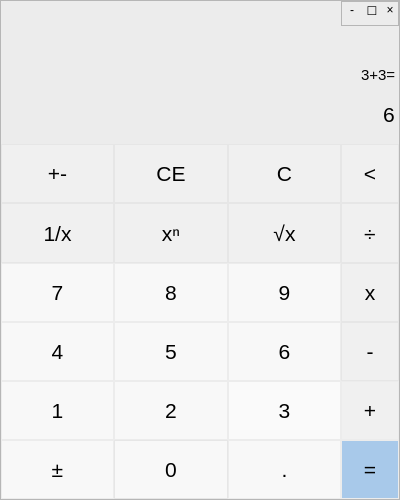
<?xml version="1.0" encoding="UTF-8"?>
<ui version="4.0">
 <class>MainWindow</class>
 <widget class="QMainWindow" name="MainWindow">
  <property name="geometry">
   <rect>
    <x>0</x>
    <y>0</y>
    <width>400</width>
    <height>500</height>
   </rect>
  </property>
  <property name="minimumSize">
   <size>
    <width>400</width>
    <height>500</height>
   </size>
  </property>
  <property name="palette">
   <palette>
    <active>
     <colorrole role="Button">
      <brush brushstyle="SolidPattern">
       <color alpha="255">
        <red>236</red>
        <green>236</green>
        <blue>236</blue>
       </color>
      </brush>
     </colorrole>
     <colorrole role="Base">
      <brush brushstyle="SolidPattern">
       <color alpha="255">
        <red>236</red>
        <green>236</green>
        <blue>236</blue>
       </color>
      </brush>
     </colorrole>
     <colorrole role="Window">
      <brush brushstyle="SolidPattern">
       <color alpha="255">
        <red>236</red>
        <green>236</green>
        <blue>236</blue>
       </color>
      </brush>
     </colorrole>
    </active>
    <inactive>
     <colorrole role="Button">
      <brush brushstyle="SolidPattern">
       <color alpha="255">
        <red>236</red>
        <green>236</green>
        <blue>236</blue>
       </color>
      </brush>
     </colorrole>
     <colorrole role="Base">
      <brush brushstyle="SolidPattern">
       <color alpha="255">
        <red>236</red>
        <green>236</green>
        <blue>236</blue>
       </color>
      </brush>
     </colorrole>
     <colorrole role="Window">
      <brush brushstyle="SolidPattern">
       <color alpha="255">
        <red>236</red>
        <green>236</green>
        <blue>236</blue>
       </color>
      </brush>
     </colorrole>
    </inactive>
    <disabled>
     <colorrole role="Button">
      <brush brushstyle="SolidPattern">
       <color alpha="255">
        <red>236</red>
        <green>236</green>
        <blue>236</blue>
       </color>
      </brush>
     </colorrole>
     <colorrole role="Base">
      <brush brushstyle="SolidPattern">
       <color alpha="255">
        <red>236</red>
        <green>236</green>
        <blue>236</blue>
       </color>
      </brush>
     </colorrole>
     <colorrole role="Window">
      <brush brushstyle="SolidPattern">
       <color alpha="255">
        <red>236</red>
        <green>236</green>
        <blue>236</blue>
       </color>
      </brush>
     </colorrole>
    </disabled>
   </palette>
  </property>
  <property name="windowTitle">
   <string>MainWindow</string>
  </property>
  <property name="layoutDirection">
   <enum>Qt::LeftToRight</enum>
  </property>
  <property name="styleSheet">
   <string notr="true">background-color:#ececec;
 border-color: rgb(236, 236, 236);</string>
  </property>
  <widget class="QWidget" name="centralwidget">
   <layout class="QVBoxLayout" name="verticalLayout">
    <property name="spacing">
     <number>0</number>
    </property>
    <property name="leftMargin">
     <number>0</number>
    </property>
    <property name="topMargin">
     <number>0</number>
    </property>
    <property name="rightMargin">
     <number>0</number>
    </property>
    <property name="bottomMargin">
     <number>0</number>
    </property>
    <item>
     <widget class="QFrame" name="Content">
      <property name="frameShape">
       <enum>QFrame::NoFrame</enum>
      </property>
      <property name="frameShadow">
       <enum>QFrame::Raised</enum>
      </property>
      <layout class="QHBoxLayout" name="horizontalLayout_2">
       <property name="spacing">
        <number>0</number>
       </property>
       <property name="leftMargin">
        <number>0</number>
       </property>
       <property name="topMargin">
        <number>0</number>
       </property>
       <property name="rightMargin">
        <number>0</number>
       </property>
       <property name="bottomMargin">
        <number>0</number>
       </property>
       <item>
        <widget class="QFrame" name="frame_pages">
         <property name="frameShape">
          <enum>QFrame::StyledPanel</enum>
         </property>
         <property name="frameShadow">
          <enum>QFrame::Raised</enum>
         </property>
         <layout class="QGridLayout" name="gridLayout">
          <property name="leftMargin">
           <number>0</number>
          </property>
          <property name="topMargin">
           <number>0</number>
          </property>
          <property name="rightMargin">
           <number>0</number>
          </property>
          <property name="bottomMargin">
           <number>0</number>
          </property>
          <property name="spacing">
           <number>0</number>
          </property>
          <item row="7" column="3">
           <widget class="QPushButton" name="pushButton_29">
            <property name="sizePolicy">
             <sizepolicy hsizetype="Minimum" vsizetype="Minimum">
              <horstretch>0</horstretch>
              <verstretch>0</verstretch>
             </sizepolicy>
            </property>
            <property name="font">
             <font>
              <family>Segoe UI</family>
              <pointsize>16</pointsize>
              <weight>50</weight>
              <bold>false</bold>
             </font>
            </property>
            <property name="styleSheet">
             <string notr="true">QPushButton {
   color: rgb(0, 0, 0);
   background-color: #f0f0f0;
   border: 1px  solid;
   border-color: rgb(236, 236, 236);
}
QPushButton:hover {
   background-color: #e3e3e3;
}
QPushButton:pressed {
   background-color: #d6d6d6;
}</string>
            </property>
            <property name="text">
             <string>+</string>
            </property>
           </widget>
          </item>
          <item row="2" column="0" colspan="4">
           <widget class="QLineEdit" name="lineEdit_4">
            <property name="sizePolicy">
             <sizepolicy hsizetype="Minimum" vsizetype="Ignored">
              <horstretch>0</horstretch>
              <verstretch>0</verstretch>
             </sizepolicy>
            </property>
            <property name="font">
             <font>
              <family>Segoe UI</family>
              <pointsize>16</pointsize>
              <weight>50</weight>
              <bold>false</bold>
             </font>
            </property>
            <property name="styleSheet">
             <string notr="true">border: none;
background-color: rgb(236, 236, 236)
</string>
            </property>
            <property name="text">
             <string>6</string>
            </property>
            <property name="alignment">
             <set>Qt::AlignRight|Qt::AlignTrailing|Qt::AlignVCenter</set>
            </property>
           </widget>
          </item>
          <item row="8" column="0">
           <widget class="QPushButton" name="pushButton_32">
            <property name="sizePolicy">
             <sizepolicy hsizetype="Minimum" vsizetype="Minimum">
              <horstretch>0</horstretch>
              <verstretch>0</verstretch>
             </sizepolicy>
            </property>
            <property name="font">
             <font>
              <family>Segoe UI</family>
              <pointsize>16</pointsize>
              <weight>50</weight>
              <bold>false</bold>
             </font>
            </property>
            <property name="styleSheet">
             <string notr="true">QPushButton {
   color: rgb(0, 0, 0);
   background-color: #f8f8f8;
   border: 1px  solid;
   border-color: rgb(236, 236, 236);
}
QPushButton:hover {
   background-color: #e3e3e3;
}
QPushButton:pressed {
   background-color: #d6d6d6;
}</string>
            </property>
            <property name="text">
             <string>±</string>
            </property>
           </widget>
          </item>
          <item row="8" column="1">
           <widget class="QPushButton" name="pushButton_30">
            <property name="sizePolicy">
             <sizepolicy hsizetype="Minimum" vsizetype="Minimum">
              <horstretch>0</horstretch>
              <verstretch>0</verstretch>
             </sizepolicy>
            </property>
            <property name="font">
             <font>
              <family>Segoe UI</family>
              <pointsize>16</pointsize>
              <weight>50</weight>
              <bold>false</bold>
             </font>
            </property>
            <property name="styleSheet">
             <string notr="true">QPushButton {
   color: rgb(0, 0, 0);
   background-color: #f8f8f8;
   border: 1px  solid;
   border-color: #e6e6e6;
}
QPushButton:hover {
   background-color: #e3e3e3;
}
QPushButton:pressed {
   background-color: #d6d6d6;
}</string>
            </property>
            <property name="text">
             <string>0</string>
            </property>
           </widget>
          </item>
          <item row="7" column="0">
           <widget class="QPushButton" name="pushButton_34">
            <property name="sizePolicy">
             <sizepolicy hsizetype="Minimum" vsizetype="Minimum">
              <horstretch>0</horstretch>
              <verstretch>0</verstretch>
             </sizepolicy>
            </property>
            <property name="font">
             <font>
              <family>Segoe UI</family>
              <pointsize>16</pointsize>
              <weight>50</weight>
              <bold>false</bold>
             </font>
            </property>
            <property name="styleSheet">
             <string notr="true">QPushButton {
   color: rgb(0, 0, 0);
   background-color: #f8f8f8;
   border: 1px  solid;
   border-color: rgb(236, 236, 236);
}
QPushButton:hover {
   background-color: #e3e3e3;
}
QPushButton:pressed {
   background-color: #d6d6d6;
}</string>
            </property>
            <property name="text">
             <string>1</string>
            </property>
           </widget>
          </item>
          <item row="1" column="0" colspan="4">
           <widget class="QLineEdit" name="lineEdit_5">
            <property name="sizePolicy">
             <sizepolicy hsizetype="Expanding" vsizetype="Minimum">
              <horstretch>0</horstretch>
              <verstretch>0</verstretch>
             </sizepolicy>
            </property>
            <property name="palette">
             <palette>
              <active>
               <colorrole role="Button">
                <brush brushstyle="SolidPattern">
                 <color alpha="255">
                  <red>236</red>
                  <green>236</green>
                  <blue>236</blue>
                 </color>
                </brush>
               </colorrole>
               <colorrole role="Base">
                <brush brushstyle="SolidPattern">
                 <color alpha="255">
                  <red>236</red>
                  <green>236</green>
                  <blue>236</blue>
                 </color>
                </brush>
               </colorrole>
               <colorrole role="Window">
                <brush brushstyle="SolidPattern">
                 <color alpha="255">
                  <red>236</red>
                  <green>236</green>
                  <blue>236</blue>
                 </color>
                </brush>
               </colorrole>
              </active>
              <inactive>
               <colorrole role="Button">
                <brush brushstyle="SolidPattern">
                 <color alpha="255">
                  <red>236</red>
                  <green>236</green>
                  <blue>236</blue>
                 </color>
                </brush>
               </colorrole>
               <colorrole role="Base">
                <brush brushstyle="SolidPattern">
                 <color alpha="255">
                  <red>236</red>
                  <green>236</green>
                  <blue>236</blue>
                 </color>
                </brush>
               </colorrole>
               <colorrole role="Window">
                <brush brushstyle="SolidPattern">
                 <color alpha="255">
                  <red>236</red>
                  <green>236</green>
                  <blue>236</blue>
                 </color>
                </brush>
               </colorrole>
              </inactive>
              <disabled>
               <colorrole role="Button">
                <brush brushstyle="SolidPattern">
                 <color alpha="255">
                  <red>236</red>
                  <green>236</green>
                  <blue>236</blue>
                 </color>
                </brush>
               </colorrole>
               <colorrole role="Base">
                <brush brushstyle="SolidPattern">
                 <color alpha="255">
                  <red>236</red>
                  <green>236</green>
                  <blue>236</blue>
                 </color>
                </brush>
               </colorrole>
               <colorrole role="Window">
                <brush brushstyle="SolidPattern">
                 <color alpha="255">
                  <red>236</red>
                  <green>236</green>
                  <blue>236</blue>
                 </color>
                </brush>
               </colorrole>
              </disabled>
             </palette>
            </property>
            <property name="font">
             <font>
              <family>Segoe UI</family>
              <pointsize>11</pointsize>
              <weight>50</weight>
              <bold>false</bold>
             </font>
            </property>
            <property name="styleSheet">
             <string notr="true">border: none;
background-color: rgb(236, 236, 236)</string>
            </property>
            <property name="text">
             <string>3+3=</string>
            </property>
            <property name="alignment">
             <set>Qt::AlignBottom|Qt::AlignRight|Qt::AlignTrailing</set>
            </property>
           </widget>
          </item>
          <item row="7" column="1">
           <widget class="QPushButton" name="pushButton_33">
            <property name="sizePolicy">
             <sizepolicy hsizetype="Minimum" vsizetype="Minimum">
              <horstretch>0</horstretch>
              <verstretch>0</verstretch>
             </sizepolicy>
            </property>
            <property name="font">
             <font>
              <family>Segoe UI</family>
              <pointsize>16</pointsize>
              <weight>50</weight>
              <bold>false</bold>
             </font>
            </property>
            <property name="styleSheet">
             <string notr="true">QPushButton {
   color: rgb(0, 0, 0);
   background-color: #f8f8f8;
   border: 1px  solid;
   border-color: rgb(236, 236, 236);
}
QPushButton:hover {
   background-color: #e3e3e3;
}
QPushButton:pressed {
   background-color: #d6d6d6;
}</string>
            </property>
            <property name="text">
             <string>2</string>
            </property>
           </widget>
          </item>
          <item row="7" column="2">
           <widget class="QPushButton" name="pushButton_28">
            <property name="sizePolicy">
             <sizepolicy hsizetype="Minimum" vsizetype="Minimum">
              <horstretch>0</horstretch>
              <verstretch>0</verstretch>
             </sizepolicy>
            </property>
            <property name="font">
             <font>
              <family>Segoe UI</family>
              <pointsize>16</pointsize>
              <weight>50</weight>
              <bold>false</bold>
             </font>
            </property>
            <property name="styleSheet">
             <string notr="true">QPushButton {
   color: rgb(0, 0, 0);
   background-color: #fafafa;
   border: 1px  solid;
   border-color: rgb(236, 236, 236);
}
QPushButton:hover {
   background-color: #e3e3e3;
}
QPushButton:pressed {
   background-color: #d6d6d6;
}</string>
            </property>
            <property name="text">
             <string>3</string>
            </property>
           </widget>
          </item>
          <item row="5" column="2">
           <widget class="QPushButton" name="pushButton_46">
            <property name="sizePolicy">
             <sizepolicy hsizetype="Minimum" vsizetype="Minimum">
              <horstretch>0</horstretch>
              <verstretch>0</verstretch>
             </sizepolicy>
            </property>
            <property name="font">
             <font>
              <family>Segoe UI</family>
              <pointsize>16</pointsize>
              <weight>50</weight>
              <bold>false</bold>
             </font>
            </property>
            <property name="styleSheet">
             <string notr="true">QPushButton {
   color: rgb(0, 0, 0);
   background-color: #f8f8f8;
   border: 1px  solid;
   border-color: rgb(236, 236, 236);
}
QPushButton:hover {
   background-color: #e3e3e3;
}
QPushButton:pressed {
   background-color: #d6d6d6;
}</string>
            </property>
            <property name="text">
             <string>9</string>
            </property>
           </widget>
          </item>
          <item row="4" column="0">
           <widget class="QPushButton" name="pushButton_41">
            <property name="sizePolicy">
             <sizepolicy hsizetype="Minimum" vsizetype="Minimum">
              <horstretch>0</horstretch>
              <verstretch>0</verstretch>
             </sizepolicy>
            </property>
            <property name="font">
             <font>
              <family>Segoe UI</family>
              <pointsize>16</pointsize>
              <weight>50</weight>
              <bold>false</bold>
             </font>
            </property>
            <property name="styleSheet">
             <string notr="true">QPushButton {
   color: rgb(0, 0, 0);
   background-color: #f0f0f0;
   border: 1px  solid;
   border-color: #e6e6e6;
}
QPushButton:hover {
   background-color: #e3e3e3;
}
QPushButton:pressed {
   background-color: #d6d6d6;
}</string>
            </property>
            <property name="text">
             <string>1/x</string>
            </property>
           </widget>
          </item>
          <item row="4" column="1">
           <widget class="QPushButton" name="pushButton_42">
            <property name="sizePolicy">
             <sizepolicy hsizetype="Minimum" vsizetype="Minimum">
              <horstretch>0</horstretch>
              <verstretch>0</verstretch>
             </sizepolicy>
            </property>
            <property name="font">
             <font>
              <family>Segoe UI</family>
              <pointsize>16</pointsize>
              <weight>50</weight>
              <bold>false</bold>
             </font>
            </property>
            <property name="styleSheet">
             <string notr="true">QPushButton {
   color: rgb(0, 0, 0);
   background-color: #f0f0f0;
   border: 1px  solid;
   border-color: #e6e6e6;
}
QPushButton:hover {
   background-color: #e3e3e3;
}
QPushButton:pressed {
   background-color: #d6d6d6;
}</string>
            </property>
            <property name="text">
             <string>xⁿ</string>
            </property>
           </widget>
          </item>
          <item row="3" column="3">
           <widget class="QPushButton" name="pushButton_39">
            <property name="sizePolicy">
             <sizepolicy hsizetype="Minimum" vsizetype="Minimum">
              <horstretch>0</horstretch>
              <verstretch>0</verstretch>
             </sizepolicy>
            </property>
            <property name="font">
             <font>
              <family>Segoe UI</family>
              <pointsize>16</pointsize>
              <weight>50</weight>
              <bold>false</bold>
             </font>
            </property>
            <property name="styleSheet">
             <string notr="true">QPushButton {
   color: rgb(0, 0, 0);
   background-color: #f0f0f0;
   border: 1px  solid;
   border-color: #e6e6e6;
}
QPushButton:hover {
   background-color: #e3e3e3;
}
QPushButton:pressed {
   background-color: #d6d6d6;
}</string>
            </property>
            <property name="text">
             <string>&lt;</string>
            </property>
           </widget>
          </item>
          <item row="3" column="0">
           <widget class="QPushButton" name="pushButton_36">
            <property name="sizePolicy">
             <sizepolicy hsizetype="Minimum" vsizetype="Minimum">
              <horstretch>0</horstretch>
              <verstretch>0</verstretch>
             </sizepolicy>
            </property>
            <property name="font">
             <font>
              <family>Segoe UI</family>
              <pointsize>16</pointsize>
              <weight>50</weight>
              <bold>false</bold>
             </font>
            </property>
            <property name="styleSheet">
             <string notr="true">QPushButton {
   color: rgb(0, 0, 0);
   background-color: #f0f0f0;
   border: 1px  solid;
   border-color: #e6e6e6;
}
QPushButton:hover {
   background-color: #e3e3e3;
}
QPushButton:pressed {
   background-color: #d6d6d6;
}</string>
            </property>
            <property name="text">
             <string>+-</string>
            </property>
           </widget>
          </item>
          <item row="4" column="2">
           <widget class="QPushButton" name="pushButton_40">
            <property name="sizePolicy">
             <sizepolicy hsizetype="Minimum" vsizetype="Minimum">
              <horstretch>0</horstretch>
              <verstretch>0</verstretch>
             </sizepolicy>
            </property>
            <property name="font">
             <font>
              <family>Segoe UI</family>
              <pointsize>16</pointsize>
              <weight>50</weight>
              <bold>false</bold>
             </font>
            </property>
            <property name="styleSheet">
             <string notr="true">QPushButton {
   color: rgb(0, 0, 0);
   background-color: #f0f0f0;
   border: 1px  solid;
   border-color: #e6e6e6;
}
QPushButton:hover {
   background-color: #e3e3e3;
}
QPushButton:pressed {
   background-color: #d6d6d6;
}</string>
            </property>
            <property name="text">
             <string>√x</string>
            </property>
           </widget>
          </item>
          <item row="5" column="1">
           <widget class="QPushButton" name="pushButton_45">
            <property name="sizePolicy">
             <sizepolicy hsizetype="Minimum" vsizetype="Minimum">
              <horstretch>0</horstretch>
              <verstretch>0</verstretch>
             </sizepolicy>
            </property>
            <property name="font">
             <font>
              <family>Segoe UI</family>
              <pointsize>16</pointsize>
              <weight>50</weight>
              <bold>false</bold>
             </font>
            </property>
            <property name="styleSheet">
             <string notr="true">QPushButton {
   color: rgb(0, 0, 0);
   background-color: #f8f8f8;
   border: 1px  solid;
   border-color: rgb(236, 236, 236);
}
QPushButton:hover {
   background-color: #e3e3e3;
}
QPushButton:pressed {
   background-color: #d6d6d6;
}</string>
            </property>
            <property name="text">
             <string>8</string>
            </property>
           </widget>
          </item>
          <item row="3" column="1">
           <widget class="QPushButton" name="pushButton_37">
            <property name="sizePolicy">
             <sizepolicy hsizetype="Minimum" vsizetype="Minimum">
              <horstretch>0</horstretch>
              <verstretch>0</verstretch>
             </sizepolicy>
            </property>
            <property name="font">
             <font>
              <family>Segoe UI</family>
              <pointsize>16</pointsize>
              <weight>50</weight>
              <bold>false</bold>
             </font>
            </property>
            <property name="styleSheet">
             <string notr="true">QPushButton {
   color: rgb(0, 0, 0);
   background-color: #f0f0f0;
   border: 1px  solid;
   border-color: #e6e6e6;
}
QPushButton:hover {
   background-color: #e3e3e3;
}
QPushButton:pressed {
   background-color: #d6d6d6;
}</string>
            </property>
            <property name="text">
             <string>CE</string>
            </property>
           </widget>
          </item>
          <item row="5" column="3">
           <widget class="QPushButton" name="pushButton_47">
            <property name="sizePolicy">
             <sizepolicy hsizetype="Minimum" vsizetype="Minimum">
              <horstretch>0</horstretch>
              <verstretch>0</verstretch>
             </sizepolicy>
            </property>
            <property name="font">
             <font>
              <family>Segoe UI</family>
              <pointsize>16</pointsize>
              <weight>50</weight>
              <bold>false</bold>
             </font>
            </property>
            <property name="styleSheet">
             <string notr="true">QPushButton {
   color: rgb(0, 0, 0);
   background-color: #f0f0f0;
   border: 1px  solid;
   border-color: #e6e6e6;
}
QPushButton:hover {
   background-color: #e3e3e3;
}
QPushButton:pressed {
   background-color: #d6d6d6;
}</string>
            </property>
            <property name="text">
             <string>x</string>
            </property>
           </widget>
          </item>
          <item row="3" column="2">
           <widget class="QPushButton" name="pushButton_38">
            <property name="sizePolicy">
             <sizepolicy hsizetype="Minimum" vsizetype="Minimum">
              <horstretch>0</horstretch>
              <verstretch>0</verstretch>
             </sizepolicy>
            </property>
            <property name="font">
             <font>
              <family>Segoe UI</family>
              <pointsize>16</pointsize>
              <weight>50</weight>
              <bold>false</bold>
             </font>
            </property>
            <property name="styleSheet">
             <string notr="true">QPushButton {
   color: rgb(0, 0, 0);
   background-color: #f0f0f0;
   border: 1px  solid;
   border-color: #e6e6e6;
}
QPushButton:hover {
   background-color: #e3e3e3;
}
QPushButton:pressed {
   background-color: #d6d6d6;
}</string>
            </property>
            <property name="text">
             <string>C</string>
            </property>
           </widget>
          </item>
          <item row="6" column="0">
           <widget class="QPushButton" name="pushButton_48">
            <property name="sizePolicy">
             <sizepolicy hsizetype="Minimum" vsizetype="Minimum">
              <horstretch>0</horstretch>
              <verstretch>0</verstretch>
             </sizepolicy>
            </property>
            <property name="font">
             <font>
              <family>Segoe UI</family>
              <pointsize>16</pointsize>
              <weight>50</weight>
              <bold>false</bold>
             </font>
            </property>
            <property name="styleSheet">
             <string notr="true">QPushButton {
   color: rgb(0, 0, 0);
   background-color: #f8f8f8;
   border: 1px  solid;
   border-color: rgb(236, 236, 236);
}
QPushButton:hover {
   background-color: #e3e3e3;
}
QPushButton:pressed {
   background-color: #d6d6d6;
}</string>
            </property>
            <property name="text">
             <string>4</string>
            </property>
           </widget>
          </item>
          <item row="5" column="0">
           <widget class="QPushButton" name="pushButton_44">
            <property name="sizePolicy">
             <sizepolicy hsizetype="Minimum" vsizetype="Minimum">
              <horstretch>0</horstretch>
              <verstretch>0</verstretch>
             </sizepolicy>
            </property>
            <property name="font">
             <font>
              <family>Segoe UI</family>
              <pointsize>16</pointsize>
              <weight>50</weight>
              <bold>false</bold>
             </font>
            </property>
            <property name="styleSheet">
             <string notr="true">QPushButton {
   color: rgb(0, 0, 0);
   background-color: #f8f8f8;
   border: 1px  solid;
   border-color: rgb(236, 236, 236);
}
QPushButton:hover {
   background-color: #e3e3e3;
}
QPushButton:pressed {
   background-color: #d6d6d6;
}</string>
            </property>
            <property name="text">
             <string>7</string>
            </property>
           </widget>
          </item>
          <item row="4" column="3">
           <widget class="QPushButton" name="pushButton_43">
            <property name="sizePolicy">
             <sizepolicy hsizetype="Minimum" vsizetype="Minimum">
              <horstretch>0</horstretch>
              <verstretch>0</verstretch>
             </sizepolicy>
            </property>
            <property name="font">
             <font>
              <family>Segoe UI</family>
              <pointsize>16</pointsize>
              <weight>50</weight>
              <bold>false</bold>
             </font>
            </property>
            <property name="styleSheet">
             <string notr="true">QPushButton {
   color: rgb(0, 0, 0);
   background-color: #f0f0f0;
   border: 1px  solid;
   border-color: #e6e6e6;
}
QPushButton:hover {
   background-color: #e3e3e3;
}
QPushButton:pressed {
   background-color: #d6d6d6;
}</string>
            </property>
            <property name="text">
             <string>÷</string>
            </property>
           </widget>
          </item>
          <item row="6" column="1">
           <widget class="QPushButton" name="pushButton_49">
            <property name="sizePolicy">
             <sizepolicy hsizetype="Minimum" vsizetype="Minimum">
              <horstretch>0</horstretch>
              <verstretch>0</verstretch>
             </sizepolicy>
            </property>
            <property name="font">
             <font>
              <family>Segoe UI</family>
              <pointsize>16</pointsize>
              <weight>50</weight>
              <bold>false</bold>
             </font>
            </property>
            <property name="styleSheet">
             <string notr="true">QPushButton {
   color: rgb(0, 0, 0);
   background-color: #f8f8f8;
   border: 1px  solid;
   border-color: rgb(236, 236, 236);
}
QPushButton:hover {
   background-color: #e3e3e3;
}
QPushButton:pressed {
   background-color: #d6d6d6;
}</string>
            </property>
            <property name="text">
             <string>5</string>
            </property>
           </widget>
          </item>
          <item row="6" column="3">
           <widget class="QPushButton" name="pushButton_35">
            <property name="sizePolicy">
             <sizepolicy hsizetype="Minimum" vsizetype="Minimum">
              <horstretch>0</horstretch>
              <verstretch>0</verstretch>
             </sizepolicy>
            </property>
            <property name="font">
             <font>
              <family>Segoe UI</family>
              <pointsize>16</pointsize>
              <weight>50</weight>
              <bold>false</bold>
             </font>
            </property>
            <property name="styleSheet">
             <string notr="true">QPushButton {
   color: rgb(0, 0, 0);
   background-color: #f0f0f0;
   border: 1px  solid;
   border-color: #e6e6e6;
}
QPushButton:hover {
   background-color: #e3e3e3;
}
QPushButton:pressed {
   background-color: #d6d6d6;
}</string>
            </property>
            <property name="text">
             <string>-</string>
            </property>
           </widget>
          </item>
          <item row="6" column="2">
           <widget class="QPushButton" name="pushButton_50">
            <property name="sizePolicy">
             <sizepolicy hsizetype="Minimum" vsizetype="Minimum">
              <horstretch>0</horstretch>
              <verstretch>0</verstretch>
             </sizepolicy>
            </property>
            <property name="font">
             <font>
              <family>Segoe UI</family>
              <pointsize>16</pointsize>
              <weight>50</weight>
              <bold>false</bold>
             </font>
            </property>
            <property name="styleSheet">
             <string notr="true">QPushButton {
   color: rgb(0, 0, 0);
   background-color: #f8f8f8;
   border: 1px  solid;
   border-color: rgb(236, 236, 236);
}
QPushButton:hover {
   background-color: #e3e3e3;
}
QPushButton:pressed {
   background-color: #d6d6d6;
}</string>
            </property>
            <property name="text">
             <string>6</string>
            </property>
           </widget>
          </item>
          <item row="8" column="3">
           <widget class="QPushButton" name="pushButton_27">
            <property name="sizePolicy">
             <sizepolicy hsizetype="Minimum" vsizetype="Minimum">
              <horstretch>0</horstretch>
              <verstretch>0</verstretch>
             </sizepolicy>
            </property>
            <property name="font">
             <font>
              <family>Segoe UI</family>
              <pointsize>16</pointsize>
              <weight>50</weight>
              <bold>false</bold>
             </font>
            </property>
            <property name="styleSheet">
             <string notr="true">QPushButton {
   color: rgb(0, 0, 0);
   background-color: #A8C9EA;
   border: 1px  solid;
   border-color: rgb(236, 236, 236);
}
QPushButton:hover {
   background-color: #e3e3e3;
}
QPushButton:pressed {
   background-color: #d6d6d6;
}</string>
            </property>
            <property name="text">
             <string>=</string>
            </property>
           </widget>
          </item>
          <item row="8" column="2">
           <widget class="QPushButton" name="pushButton_31">
            <property name="sizePolicy">
             <sizepolicy hsizetype="Minimum" vsizetype="Minimum">
              <horstretch>0</horstretch>
              <verstretch>0</verstretch>
             </sizepolicy>
            </property>
            <property name="font">
             <font>
              <family>Segoe UI</family>
              <pointsize>16</pointsize>
              <weight>50</weight>
              <bold>false</bold>
             </font>
            </property>
            <property name="styleSheet">
             <string notr="true">QPushButton {
   color: rgb(0, 0, 0);
   background-color: #f8f8f8;
   border: 1px  solid;
   border-color: rgb(236, 236, 236);
}
QPushButton:hover {
   background-color: #e3e3e3;
}
QPushButton:pressed {
   background-color: #d6d6d6;
}</string>
            </property>
            <property name="text">
             <string>.</string>
            </property>
           </widget>
          </item>
          <item row="0" column="3">
           <widget class="QFrame" name="frame">
            <property name="sizePolicy">
             <sizepolicy hsizetype="Fixed" vsizetype="Fixed">
              <horstretch>0</horstretch>
              <verstretch>0</verstretch>
             </sizepolicy>
            </property>
            <property name="frameShape">
             <enum>QFrame::StyledPanel</enum>
            </property>
            <property name="frameShadow">
             <enum>QFrame::Raised</enum>
            </property>
            <layout class="QHBoxLayout" name="horizontalLayout_3">
             <property name="spacing">
              <number>0</number>
             </property>
             <property name="leftMargin">
              <number>0</number>
             </property>
             <property name="topMargin">
              <number>0</number>
             </property>
             <property name="rightMargin">
              <number>0</number>
             </property>
             <property name="bottomMargin">
              <number>6</number>
             </property>
             <item>
              <widget class="QPushButton" name="pushButton_4">
               <property name="sizePolicy">
                <sizepolicy hsizetype="Fixed" vsizetype="Fixed">
                 <horstretch>0</horstretch>
                 <verstretch>0</verstretch>
                </sizepolicy>
               </property>
               <property name="layoutDirection">
                <enum>Qt::LeftToRight</enum>
               </property>
               <property name="styleSheet">
                <string notr="true">QPushButton {
   color: rgb(0, 0, 0);
   background-color: #ececec;
   border: 1px solid;
   border-color: #ececec;

}
QPushButton:hover {
   background-color: #e3e3e3;
}
QPushButton:pressed {
   background-color: #d6d6d6;
}</string>
               </property>
               <property name="text">
                <string>  -  </string>
               </property>
              </widget>
             </item>
             <item>
              <widget class="QPushButton" name="pushButton_5">
               <property name="sizePolicy">
                <sizepolicy hsizetype="Fixed" vsizetype="Fixed">
                 <horstretch>0</horstretch>
                 <verstretch>0</verstretch>
                </sizepolicy>
               </property>
               <property name="layoutDirection">
                <enum>Qt::LeftToRight</enum>
               </property>
               <property name="styleSheet">
                <string notr="true">QPushButton {
   color: rgb(0, 0, 0);
   background-color: #ececec;
   border: 1px solid;
   border-color: #ececec;

}
QPushButton:hover {
   background-color: #e3e3e3;
}
QPushButton:pressed {
   background-color: #d6d6d6;
}</string>
               </property>
               <property name="text">
                <string> ☐ </string>
               </property>
              </widget>
             </item>
             <item>
              <widget class="QPushButton" name="pushButton_6">
               <property name="sizePolicy">
                <sizepolicy hsizetype="Fixed" vsizetype="Fixed">
                 <horstretch>0</horstretch>
                 <verstretch>0</verstretch>
                </sizepolicy>
               </property>
               <property name="layoutDirection">
                <enum>Qt::LeftToRight</enum>
               </property>
               <property name="styleSheet">
                <string notr="true">QPushButton {
   color: rgb(0, 0, 0);
   background-color: #ececec;
   border: 1px solid;
   border-color: #ececec;

}
QPushButton:hover {
   background-color: #e3e3e3;
}
QPushButton:pressed {
   background-color: #d6d6d6;
}</string>
               </property>
               <property name="text">
                <string> × </string>
               </property>
              </widget>
             </item>
            </layout>
           </widget>
          </item>
         </layout>
        </widget>
       </item>
      </layout>
     </widget>
    </item>
   </layout>
  </widget>
 </widget>
 <resources/>
 <connections/>
</ui>
